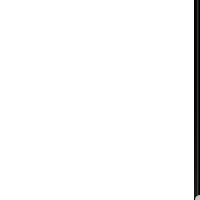
Frame 1 (no input)
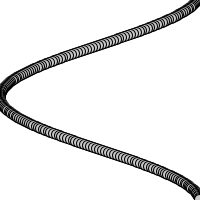
Frame 60 (the mouse pressed at the canvas centre just before this capture)
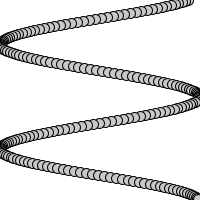
Frame 120 (the mouse held since frame 60 and released just before this capture)

The Processing sketch that drew these frames (run headless with seeded random() and noise(); from frame 60 on, the mouse is pressed at the canvas centre):

// Processing sketch: processing_95420
// ── processing_95420.pde

Pendul [] p;

int amount = 200;

void setup(){
  smooth();
  size(200,200);
  p= new Pendul[amount];
  for (float i=0;i<amount;i++){
    p[int(i)]=new Pendul(0.0005*i+0.004,i);
  }
  fill(200);
  
}

void draw(){
  background(255);
  for (int i=0;i<amount;i++){
    p[i].osc();
    p[i].display();
  }
}


class Pendul
{
  float angle;
  float speed,posy;
  
  Pendul(float speed_,float posy_){
    angle=0;
    posy=posy_;
    speed=speed_;
  }
  void osc()
  {
    angle+=speed;
  }
  void display()
  {
    float w = (cos(angle)+1)*0.5;
    ellipse(w*width,posy,10,10);
  }
}
